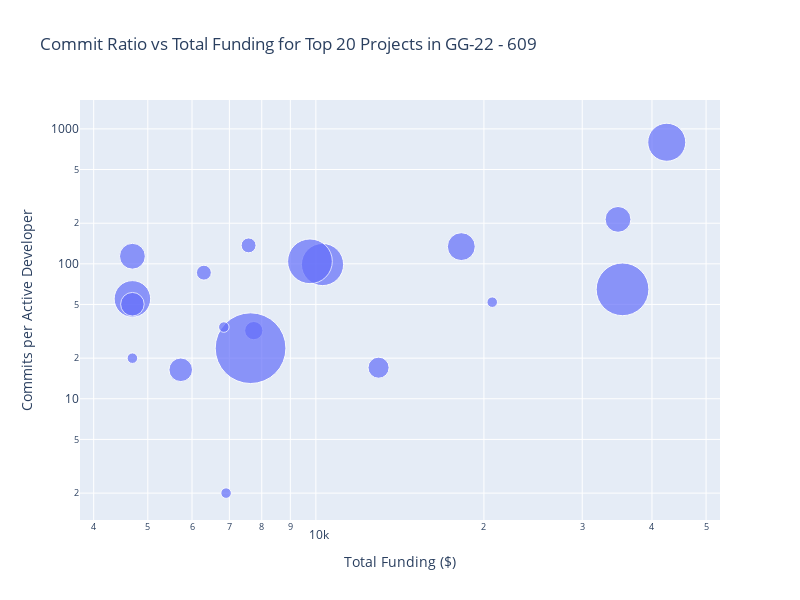

Source (notebook cell):
### Markdown cell above
**Understanding how funding correlates with developer activity helps assess funded projects' engagement and resource utilization.** 

Continuing the analysis from the prior example, the following example inspects how funding translates into developer activity for the top 20 projects.

### Code cell
import plotly.express as px

# Assuming `results_df` is the dataframe containing the query results
results_df = results.to_dataframe()

# Calculate the ratio of commit_count_6_months to active_developer_count_6_months
results_df['commit_ratio'] = results_df['commit_count_6_months'] / results_df['active_developer_count_6_months']

# Create the scatter plot using Plotly with bubble size
fig = px.scatter(
    results_df,
    x='total_funding',
    y='commit_ratio',
    size='active_developer_count_6_months',  # Bubble size
    size_max=50,
    hover_data=['to_project_name'],
    labels={
        'total_funding': 'Total Funding ($)',
        'commit_ratio': 'Commits per Active Developer',
        'active_developer_count_6_months': 'Active Developers'
    },
    title='Commit Ratio vs Total Funding for Top 20 Projects in GG-22 - 609',
    log_x=True,  # Logarithmic X-axis
    log_y=True   # Logarithmic Y-axis
)

# Update layout for better visualization
fig.update_layout(
    xaxis_title='Total Funding ($)',
    yaxis_title='Commits per Active Developer',
    height=600,
    width=800
)

# Show the scatter plot
fig.show()

### Figure 1 — Plotly figure (JSON) as saved in the notebook; plotly's stock layout.template omitted (floating-point values rounded to 4 significant figures)
{"data": [{"customdata": [["defi-llama"], ["blockscout"], ["wevm"], ["ethers-io"], ["growthepie"], ["beacon-chain"], ["buidlguidl"], ["zkemail"], ["ethereum-attestation-service"], ["opensource-observer"], ["solady-vectorized"], ["commonsbuild"], ["synpress-synthexio"], ["otterscan"], ["lighthouse-web3"], ["solidity-ethereum"], ["sourcify-ethereum"], ["ethereum-cat-herders"], ["clrfund"]], "hovertemplate": "Total Funding ($)=%{x}<br>Commits per Active Developer=%{y}<br>Active Developers=%{marker.size}<br>to_project_name=%{customdata[0]}<extra></extra>", "legendgroup": "", "marker": {"color": "#636efa", "size": [13, 25, 6, 1, 7, 4, 16, 18, 3, 45, 2, 1, 1, 2, 5, 12, 6, 5, 1], "sizemode": "area", "sizeref": 0.018, "symbol": "circle"}, "mode": "markers", "name": "", "orientation": "v", "showlegend": false, "type": "scatter", "x": [42510.0, 35430.0, 34770.0, 20700.0, 18220.0, 12950.0, 10280.0, 9760.0, 7740.0, 7639.0, 7577.0, 6905.0, 6842.0, 6301.0, 5728.0, 4692.0, 4692.0, 4692.0, 4692.0], "xaxis": "x", "y": [796.1, 64.72, 213.5, 52, 134.1, 17, 98.81, 104.4, 32, 23.71, 137, 2, 34, 86, 16.4, 55, 113.8, 50.2, 20], "yaxis": "y"}], "layout": {"height": 600, "legend": {"itemsizing": "constant", "tracegroupgap": 0}, "title": {"text": "Commit Ratio vs Total Funding for Top 20 Projects in GG-22 - 609"}, "width": 800, "xaxis": {"anchor": "y", "autorange": true, "domain": [0, 1], "range": [3.578, 4.724], "title": {"text": "Total Funding ($)"}, "type": "log"}, "yaxis": {"anchor": "x", "autorange": true, "domain": [0, 1], "range": [0.1018, 3.214], "title": {"text": "Commits per Active Developer"}, "type": "log"}}}
